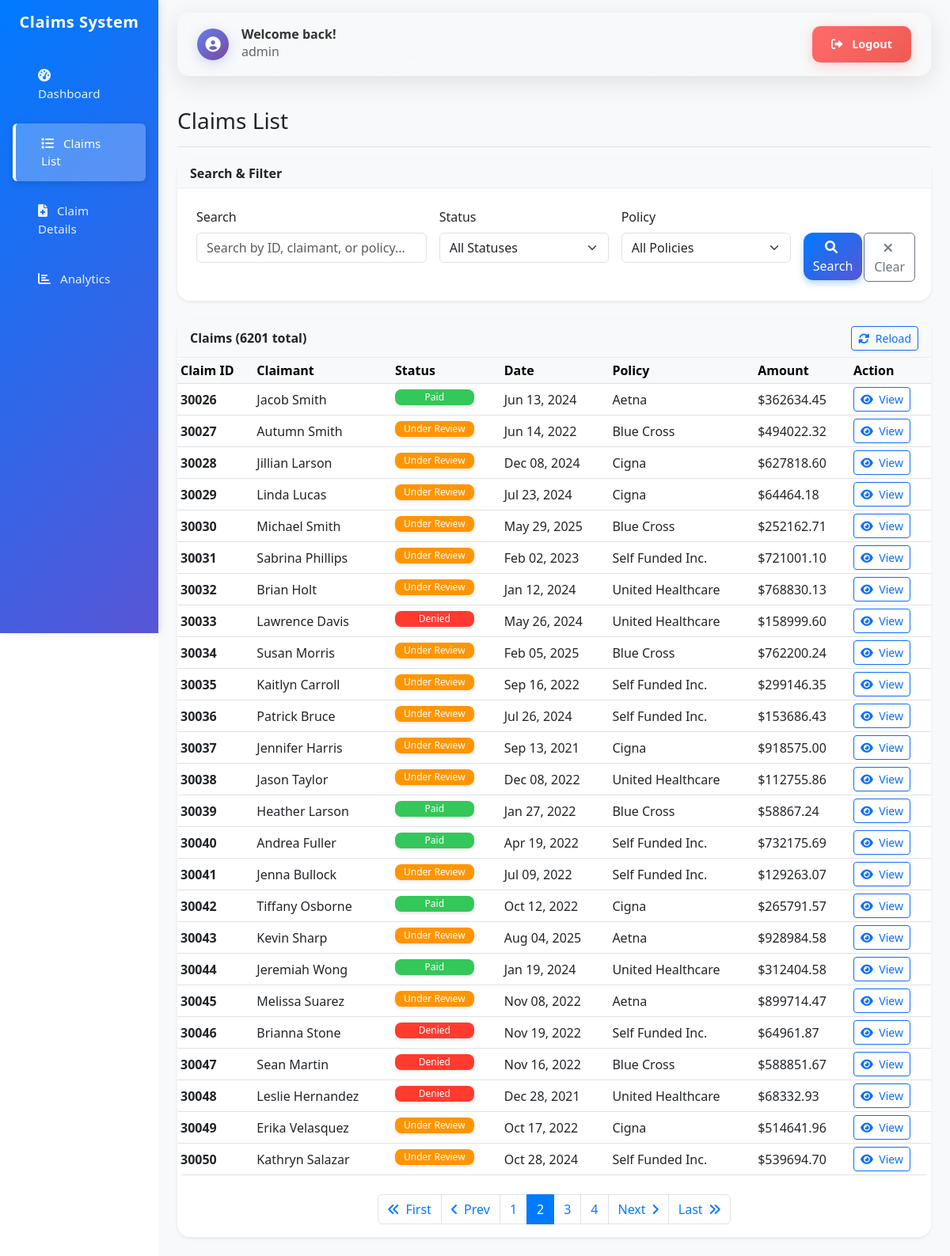
The app's page /dashboard/claims/?page=2 (signed in) with its own data.
### claims/models.py (models this page shows, shortened)
class ClaimList(models.Model):
    id = models.BigIntegerField(primary_key=True)
    patient_name = models.CharField(max_length=255, blank=True, null=True)
    billed_amount = models.DecimalField(max_digits=15, decimal_places=2, blank=True, null=True)
    paid_amount = models.DecimalField(max_digits=15, decimal_places=2, blank=True, null=True)
    status = models.CharField(max_length=100, blank=True, null=True)
    insurer_name = models.CharField(max_length=255, blank=True, null=True)
    discharge_date = models.DateField(blank=True, null=True)
    class Meta:
        db_table = 'claim_list'
        verbose_name = 'Claim List'
        verbose_name_plural = 'Claim Lists'

### claims/views.py (the view)
# urls.py: path('claims/', views.claim_list, name='claim_list'),
@login_required
def claim_list(request):
    claims = ClaimList.objects.all()
    search_query = request.GET.get('search', '')
    if search_query:
        claims = claims.filter(
            Q(id__icontains=search_query) |
            Q(patient_name__icontains=search_query) |
            Q(insurer_name__icontains=search_query)
        )
    status_filter = request.GET.get('status', '')
    if status_filter:
        claims = claims.filter(status=status_filter)
    policy_filter = request.GET.get('policy', '')
    if policy_filter:
        claims = claims.filter(insurer_name=policy_filter)
    statuses = ClaimList.objects.values_list('status', flat=True).distinct()
    policies = ClaimList.objects.exclude(
        insurer_name__icontains='test'
    ).values_list('insurer_name', flat=True).distinct()
    claims = claims.order_by('id')  # Order by ID for consistent pagination
    paginator = Paginator(claims, 25)
    page_number = request.GET.get('page')
    page_obj = paginator.get_page(page_number)
    context = {
        'page_obj': page_obj,
        'search_query': search_query,
        'status_filter': status_filter,
        'policy_filter': policy_filter,
        'statuses': statuses,
        'policies': policies,
    }
    return render(request, 'claims/claim_list.html', context)

### templates/claims/claim_list.html (shortened to what this page needs)
{% extends 'base.html' %}
{% block content %}
<div class="d-flex justify-content-between flex-wrap flex-md-nowrap align-items-center pt-3 pb-2 mb-3 border-bottom">
    <h1 class="h2 fs-3 fs-md-2">Claims List</h1>
</div>
<div class="card shadow-sm mb-4"     x-data="{
    searchQuery: '{{ search_query }}',
    selectedStatus: '{{ status_filter }}',
    selectedPolicy: '{{ policy_filter }}'
}">
    <div class="card-header bg-light">
        <h6 class="m-0 fw-bold fs-6">Search & Filter</h6>
    </div>
    <div class="card-body p-3 p-md-4">
        <form method="get" class="row g-3">
            <div class="col-12 col-sm-6 col-lg-4">
                <label for="search" class="form-label">Search</label>
                <input type="text" class="form-control" id="search" name="search"
                       value="{{ search_query }}" placeholder="Search by ID, claimant, or policy...">
            </div>
            <div class="col-12 col-sm-6 col-lg-3">
                <label for="status" class="form-label">Status</label>
                <select class="form-select" id="status" name="status" x-model="selectedStatus">
                    <option value="">All Statuses</option>
                </select>
            </div>
            <div class="col-12 col-sm-6 col-lg-3">
                <label for="policy" class="form-label">Policy</label>
                <select class="form-select" id="policy" name="policy" x-model="selectedPolicy">
                    <option value="">All Policies</option>
                </select>
            </div>
            <div class="col-12 col-sm-6 col-lg-1">
                <label class="form-label">&nbsp;</label>
                <div class="d-grid">
                    <button type="submit" class="btn btn-primary">
                        <i class="fas fa-search me-1"></i>
                        <span class="d-none d-sm-inline">Search</span>
                    </button>
                </div>
            </div>
            <div class="col-12 col-sm-6 col-lg-1">
                <label class="form-label">&nbsp;</label>
                <div class="d-grid">
                    <a href="{% url 'claims:claim_list' %}" class="btn btn-outline-secondary">
                        <i class="fas fa-times me-1"></i>
                        <span class="d-none d-sm-inline">Clear</span>
                    </a>
                </div>
            </div>
        </form>
    </div>
</div>
<div class="card shadow-sm">
    <div class="card-header bg-light d-flex justify-content-between align-items-center">
        <h6 class="m-0 fw-bold fs-6">Claims ({{ page_obj.paginator.count }} total)</h6>
        <div class="btn-group" role="group">
            <button type="button" class="btn btn-outline-primary btn-sm" onclick="reloadClaimsList()">
                <i class="fas fa-sync-alt me-1"></i>
                <span class="d-none d-sm-inline">Reload</span>
            </button>
        </div>
    </div>
    <div class="card-body p-0">
        <div class="table-responsive">
            <table class="table table-hover table-sm mb-0">
                <thead class="table-light">
                    <tr>
                        <th class="text-nowrap">Claim ID</th>
                        <th class="text-nowrap">Claimant</th>
                        <th class="text-nowrap">Status</th>
                        <th class="text-nowrap">Date</th>
                        <th class="text-nowrap">Policy</th>
                        <th class="text-nowrap">Amount</th>
                        <th class="text-nowrap">Action</th>
                    </tr>
                </thead>
                <tbody>
                    {% for claim in page_obj %}
                    <tr>
                        <td class="text-nowrap"><strong>{{ claim.id }}</strong></td>
                        <td class="text-break">{{ claim.patient_name|default:"-" }}</td>
                        <td class="text-nowrap">
                            <span class="badge bg-{% if claim.status == 'Paid' %}success{% elif claim.status == 'Under Review' %}warning{% elif claim.status == 'Denied' %}danger{% else %}info{% endif %} fs-6">
                                {{ claim.status|default:"Unknown" }}
                            </span>
                        </td>
                        <td class="text-nowrap">{{ claim.discharge_date|date:"M d, Y"|default:"-" }}</td>
                        <td class="text-break">{{ claim.insurer_name|default:"-" }}</td>
                        <td class="text-nowrap">${{ claim.billed_amount|floatformat:2|default:"0.00" }}</td>
                        <td class="text-nowrap">
                            <a href="{% url 'claims:claim_detail' claim.id %}" class="btn btn-sm btn-outline-primary">
                                <i class="fas fa-eye me-1"></i>
                                <span class="d-none d-sm-inline">View</span>
                            </a>
                        </td>
                    </tr>
                    {% empty %}
                    <tr>
                        <td colspan="7" class="text-center">No claims found matching your criteria.</td>
                    </tr>
                    {% endfor %}
                </tbody>
            </table>
        </div>
        {% if page_obj.has_other_pages %}
        <nav aria-label="Claims pagination" class="mt-4">
            <ul class="pagination justify-content-center flex-wrap">
                {% if page_obj.has_previous %}
                <li class="page-item">
                    <a class="page-link" href="?page=1{% if search_query %}&search={{ search_query }}{% endif %}{% if status_filter %}&status={{ status_filter }}{% endif %}{% if policy_filter %}&policy={{ policy_filter }}{% endif %}">
                        <i class="fas fa-angle-double-left"></i>
                        <span class="d-none d-sm-inline ms-1">First</span>
                    </a>
                </li>
                <li class="page-item">
                    <a class="page-link" href="?page={{ page_obj.previous_page_number }}">
                        <i class="fas fa-angle-left"></i>
                        <span class="d-none d-sm-inline ms-1">Prev</span>
                    </a>
                </li>
                {% endif %}
                {% for num in page_obj.paginator.page_range %}
                    {% if page_obj.number == num %}
                    <li class="page-item active">
                        <span class="page-link">{{ num }}</span>
                    </li>
                    {% elif num > page_obj.number|add:'-3' and num < page_obj.number|add:'3' %}
                    <li class="page-item">
                        <a class="page-link" href="?page={{ num }}">{{ num }}</a>
                    </li>
                    {% endif %}
                {% endfor %}
                {% if page_obj.has_next %}
                <li class="page-item">
                    <a class="page-link" href="?page={{ page_obj.next_page_number }}">
                        <span class="d-none d-sm-inline me-1">Next</span>
                        <i class="fas fa-angle-right"></i>
                    </a>
                </li>
                <li class="page-item">
                    <a class="page-link" href="?page={{ page_obj.paginator.num_pages }}">
                        <span class="d-none d-sm-inline me-1">Last</span>
                        <i class="fas fa-angle-double-right"></i>
                    </a>
                </li>
                {% endif %}
            </ul>
        </nav>
        {% endif %}
    </div>
</div>
{% endblock %}

### templates/base.html (shortened to what this page needs)
<!DOCTYPE html>
<html lang="en">
<head>
    <link href="https://cdn.jsdelivr.net/npm/bootstrap@5.3.0/dist/css/bootstrap.min.css" rel="stylesheet">
    <link href="https://cdnjs.cloudflare.com/ajax/libs/font-awesome/6.0.0/css/all.min.css" rel="stylesheet">
</head>
<body>
    <div class="container-fluid p-0">
        <div class="row g-0 m-0">
            <nav class="col-12 col-md-3 col-lg-2 d-md-block sidebar collapse offcanvas-md offcanvas-start" id="sidebarOffcanvas" tabindex="-1" aria-labelledby="sidebarOffcanvasLabel">
                <div class="offcanvas-body p-0">
                    <div class="position-sticky pt-3">
                        <div class="text-center mb-4 px-3">
                            <h4 class="text-white fs-5 fs-md-4">Claims System</h4>
                        </div>
                        <ul class="nav flex-column px-3">
                            <li class="nav-item">
                                <a class="nav-link {% if request.resolver_match.url_name == 'dashboard' %}active{% endif %}" href="{% url 'claims:dashboard' %}">
                                    <i class="fas fa-tachometer-alt me-2"></i>
                                    <span class="d-none d-sm-inline">Dashboard</span>
                                </a>
                            </li>
                            <li class="nav-item">
                                <a class="nav-link {% if request.resolver_match.url_name == 'claim_list' %}active{% endif %}" href="{% url 'claims:claim_list' %}">
                                    <i class="fas fa-list me-2"></i>
                                    <span class="d-none d-sm-inline">Claims List</span>
                                </a>
                            </li>
                            <li class="nav-item">
                                <a class="nav-link {% if request.resolver_match.url_name == 'claim_details_list' %}active{% endif %}" href="{% url 'claims:claim_details_list' %}">
                                    <i class="fas fa-file-medical me-2"></i>
                                    <span class="d-none d-sm-inline">Claim Details</span>
                                </a>
                            </li>
                            <li class="nav-item">
                                <a class="nav-link {% if request.resolver_match.url_name == 'analytics' %}active{% endif %}" href="{% url 'claims:analytics' %}">
                                    <i class="fas fa-chart-bar me-2"></i>
                                    <span class="d-none d-sm-inline">Analytics</span>
                                </a>
                            </li>
                        </ul>
                    </div>
                </div>
            </nav>
            <main class="col-12 col-md-9 ms-sm-auto col-lg-10 px-3 px-md-4 main-content">
                <div class="pt-3 pb-2 mb-3">
                    {% if user.is_authenticated %}
                    <div class="user-header mb-4">
                        <div class="d-flex flex-column flex-sm-row justify-content-between align-items-start align-items-sm-center gap-3">
                            <div class="welcome-section">
                                <div class="welcome-icon">
                                    <i class="fas fa-user-circle"></i>
                                </div>
                                <div class="welcome-text">
                                    <h6 class="welcome-title mb-0">Welcome back!</h6>
                                    <small class="welcome-subtitle">{{ user.username }}</small>
                                </div>
                            </div>
                            <div class="logout-section">
                                <a href="{% url 'logout' %}" class="btn btn-logout">
                                    <i class="fas fa-sign-out-alt me-2"></i>
                                    <span class="d-none d-sm-inline">Logout</span>
                                </a>
                            </div>
                        </div>
                    </div>
                    {% endif %}
                    {% block content %}{% endblock %}
                </div>
            </main>
        </div>
    </div>
</body>
</html>

### records on screen
ClaimList: id "30026", patient_name "Jacob Smith", status "Paid", discharge_date "Jun 13, 2024", insurer_name "Aetna", billed_amount "362634.45"
ClaimList: id "30027", patient_name "Autumn Smith", status "Under Review", discharge_date "Jun 14, 2022", insurer_name "Blue Cross", billed_amount "494022.32"
ClaimList: id "30028", patient_name "Jillian Larson", status "Under Review", discharge_date "Dec 08, 2024", insurer_name "Cigna", billed_amount "627818.60"
ClaimList: id "30029", patient_name "Linda Lucas", status "Under Review", discharge_date "Jul 23, 2024", insurer_name "Cigna", billed_amount "64464.18"
ClaimList: id "30030", patient_name "Michael Smith", status "Under Review", discharge_date "May 29, 2025", insurer_name "Blue Cross", billed_amount "252162.71"
ClaimList: id "30031", patient_name "Sabrina Phillips", status "Under Review", discharge_date "Feb 02, 2023", insurer_name "Self Funded Inc.", billed_amount "721001.10"
ClaimList: id "30032", patient_name "Brian Holt", status "Under Review", discharge_date "Jan 12, 2024", insurer_name "United Healthcare", billed_amount "768830.13"
ClaimList: id "30033", patient_name "Lawrence Davis", status "Denied", discharge_date "May 26, 2024", insurer_name "United Healthcare", billed_amount "158999.60"
ClaimList: id "30034", patient_name "Susan Morris", status "Under Review", discharge_date "Feb 05, 2025", insurer_name "Blue Cross", billed_amount "762200.24"
ClaimList: id "30035", patient_name "Kaitlyn Carroll", status "Under Review", discharge_date "Sep 16, 2022", insurer_name "Self Funded Inc.", billed_amount "299146.35"
ClaimList: id "30036", patient_name "Patrick Bruce", status "Under Review", discharge_date "Jul 26, 2024", insurer_name "Self Funded Inc.", billed_amount "153686.43"
ClaimList: id "30037", patient_name "Jennifer Harris", status "Under Review", discharge_date "Sep 13, 2021", insurer_name "Cigna", billed_amount "918575.00"
ClaimList: id "30038", patient_name "Jason Taylor", status "Under Review", discharge_date "Dec 08, 2022", insurer_name "United Healthcare", billed_amount "112755.86"
ClaimList: id "30039", patient_name "Heather Larson", status "Paid", discharge_date "Jan 27, 2022", insurer_name "Blue Cross", billed_amount "58867.24"
ClaimList: id "30040", patient_name "Andrea Fuller", status "Paid", discharge_date "Apr 19, 2022", insurer_name "Self Funded Inc.", billed_amount "732175.69"
ClaimList: id "30041", patient_name "Jenna Bullock", status "Under Review", discharge_date "Jul 09, 2022", insurer_name "Self Funded Inc.", billed_amount "129263.07"
ClaimList: id "30042", patient_name "Tiffany Osborne", status "Paid", discharge_date "Oct 12, 2022", insurer_name "Cigna", billed_amount "265791.57"
ClaimList: id "30043", patient_name "Kevin Sharp", status "Under Review", discharge_date "Aug 04, 2025", insurer_name "Aetna", billed_amount "928984.58"
ClaimList: id "30044", patient_name "Jeremiah Wong", status "Paid", discharge_date "Jan 19, 2024", insurer_name "United Healthcare", billed_amount "312404.58"
ClaimList: id "30045", patient_name "Melissa Suarez", status "Under Review", discharge_date "Nov 08, 2022", insurer_name "Aetna", billed_amount "899714.47"
ClaimList: id "30046", patient_name "Brianna Stone", status "Denied", discharge_date "Nov 19, 2022", insurer_name "Self Funded Inc.", billed_amount "64961.87"
ClaimList: id "30047", patient_name "Sean Martin", status "Denied", discharge_date "Nov 16, 2022", insurer_name "Blue Cross", billed_amount "588851.67"
ClaimList: id "30048", patient_name "Leslie Hernandez", status "Denied", discharge_date "Dec 28, 2021", insurer_name "United Healthcare", billed_amount "68332.93"
ClaimList: id "30049", patient_name "Erika Velasquez", status "Under Review", discharge_date "Oct 17, 2022", insurer_name "Cigna", billed_amount "514641.96"
ClaimList: id "30050", patient_name "Kathryn Salazar", status "Under Review", discharge_date "Oct 28, 2024", insurer_name "Self Funded Inc.", billed_amount "539694.70"

### other values on screen
{{ user.username }} "admin"
{{ page_obj.paginator.count }} "6201"
{{ num }} "1" "3" "4"
{{ num }} "2"
